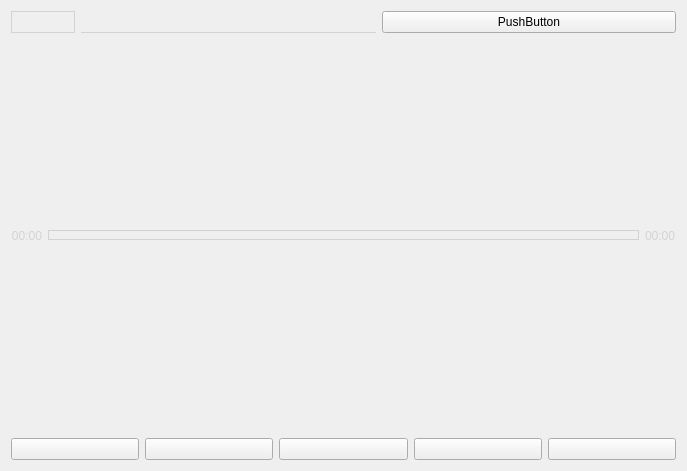
<?xml version="1.0" encoding="UTF-8"?>
<ui version="4.0">
 <class>MusicPlayerWidget</class>
 <widget class="QWidget" name="MusicPlayerWidget">
  <property name="geometry">
   <rect>
    <x>0</x>
    <y>0</y>
    <width>687</width>
    <height>471</height>
   </rect>
  </property>
  <property name="windowTitle">
   <string>Form</string>
  </property>
  <property name="styleSheet">
   <string notr="true"/>
  </property>
  <layout class="QGridLayout" name="gridLayout">
   <item row="0" column="0">
    <layout class="QVBoxLayout" name="verticalLayout">
     <item>
      <layout class="QHBoxLayout" name="titleLayout">
       <item>
        <widget class="QLabel" name="iconLabel">
         <property name="maximumSize">
          <size>
           <width>64</width>
           <height>64</height>
          </size>
         </property>
         <property name="styleSheet">
          <string notr="true">QLabel#iconLabel {
	border: 1px solid lightgray;
}</string>
         </property>
         <property name="text">
          <string/>
         </property>
         <property name="pixmap">
          <pixmap resource="../images.qrc">:/assets/icon_def_music_64.png</pixmap>
         </property>
         <property name="scaledContents">
          <bool>true</bool>
         </property>
        </widget>
       </item>
       <item>
        <widget class="QLabel" name="titleLabel">
         <property name="maximumSize">
          <size>
           <width>16777215</width>
           <height>64</height>
          </size>
         </property>
         <property name="styleSheet">
          <string notr="true">QLabel#titleLabel {
	border: none;
	border-bottom: 1px solid lightgray;
	color: lightgray;
}</string>
         </property>
         <property name="text">
          <string/>
         </property>
        </widget>
       </item>
       <item>
        <widget class="QPushButton" name="fileButton">
         <property name="text">
          <string>PushButton</string>
         </property>
        </widget>
       </item>
      </layout>
     </item>
     <item>
      <layout class="QHBoxLayout" name="sliderLayout">
       <item>
        <widget class="QLabel" name="t1Label">
         <property name="layoutDirection">
          <enum>Qt::LeftToRight</enum>
         </property>
         <property name="styleSheet">
          <string notr="true">QLabel#t1Label {
	color: lightgray;
}</string>
         </property>
         <property name="text">
          <string>00:00</string>
         </property>
         <property name="alignment">
          <set>Qt::AlignRight|Qt::AlignTrailing|Qt::AlignVCenter</set>
         </property>
         <property name="margin">
          <number>1</number>
         </property>
        </widget>
       </item>
       <item>
        <widget class="QSlider" name="playSlider">
         <property name="styleSheet">
          <string notr="true">QSlider#playSlider::groove:horizontal {
height: 8px;
border: 1px solid lightgray;
}
QSlider#playSlider::handle:horizontal {
background: transparent;
border: none;
width: 8px;
height: 8px;
margin: -6px -5px -6px -5px;
}
/*QSlider#playSlider::handle:hover {
border: 1px solid lightgray;
}*/

QSlider#playSlider::add-page:horizontal {
background: transparent;
}
QSlider#playSlider::sub-page:horizontal {
background: gray;
border: 1px solid lightgray;
border-right: none;
}</string>
         </property>
         <property name="orientation">
          <enum>Qt::Horizontal</enum>
         </property>
        </widget>
       </item>
       <item>
        <widget class="QLabel" name="t2Label">
         <property name="styleSheet">
          <string notr="true">QLabel#t2Label {
	color: lightgray;
}</string>
         </property>
         <property name="text">
          <string>00:00</string>
         </property>
        </widget>
       </item>
      </layout>
     </item>
     <item>
      <layout class="QHBoxLayout" name="playerLayout">
       <item>
        <widget class="QPushButton" name="prevButton">
         <property name="styleSheet">
          <string notr="true">QPushButton#prevButton {
	image: url(:assets/icon_prev_64.png);
}</string>
         </property>
         <property name="text">
          <string/>
         </property>
        </widget>
       </item>
       <item>
        <widget class="QPushButton" name="secPrevButton">
         <property name="styleSheet">
          <string notr="true">QPushButton#secPrevButton {
	image: url(:assets/icon_sec_prev_64.png);
}</string>
         </property>
         <property name="text">
          <string/>
         </property>
        </widget>
       </item>
       <item>
        <widget class="QPushButton" name="playButton">
         <property name="styleSheet">
          <string notr="true">QPushButton#playButton {
	image: url(:assets/icon_play_64.png);
}</string>
         </property>
         <property name="text">
          <string/>
         </property>
        </widget>
       </item>
       <item>
        <widget class="QPushButton" name="secNextButton">
         <property name="styleSheet">
          <string notr="true">QPushButton#secNextButton {
	image: url(:assets/icon_sec_next_64.png);
}</string>
         </property>
         <property name="text">
          <string/>
         </property>
        </widget>
       </item>
       <item>
        <widget class="QPushButton" name="nextButton">
         <property name="styleSheet">
          <string notr="true">QPushButton#nextButton {
	image: url(:assets/icon_next_64.png);
}</string>
         </property>
         <property name="text">
          <string/>
         </property>
        </widget>
       </item>
      </layout>
     </item>
    </layout>
   </item>
  </layout>
 </widget>
 <resources>
  <include location="../images.qrc"/>
 </resources>
 <connections/>
</ui>
